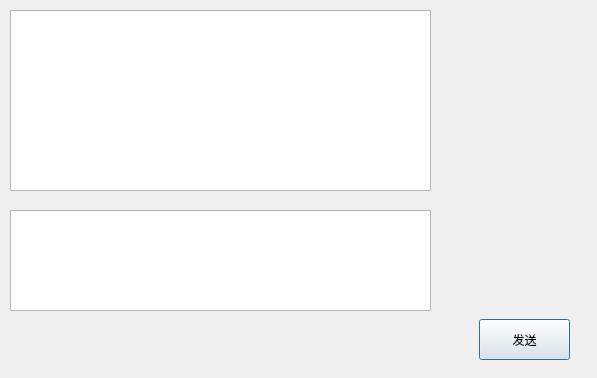
<?xml version="1.0" encoding="UTF-8"?>
<ui version="4.0">
 <class>chat</class>
 <widget class="QDialog" name="chat">
  <property name="geometry">
   <rect>
    <x>0</x>
    <y>0</y>
    <width>597</width>
    <height>378</height>
   </rect>
  </property>
  <property name="windowTitle">
   <string>Dialog</string>
  </property>
  <widget class="QPushButton" name="pb_send">
   <property name="geometry">
    <rect>
     <x>479</x>
     <y>319</y>
     <width>91</width>
     <height>41</height>
    </rect>
   </property>
   <property name="text">
    <string>发送</string>
   </property>
  </widget>
  <widget class="QTextBrowser" name="tb_chat">
   <property name="geometry">
    <rect>
     <x>10</x>
     <y>10</y>
     <width>421</width>
     <height>181</height>
    </rect>
   </property>
  </widget>
  <widget class="QTextEdit" name="te_chat">
   <property name="geometry">
    <rect>
     <x>10</x>
     <y>210</y>
     <width>421</width>
     <height>101</height>
    </rect>
   </property>
  </widget>
 </widget>
 <resources/>
 <connections/>
</ui>
